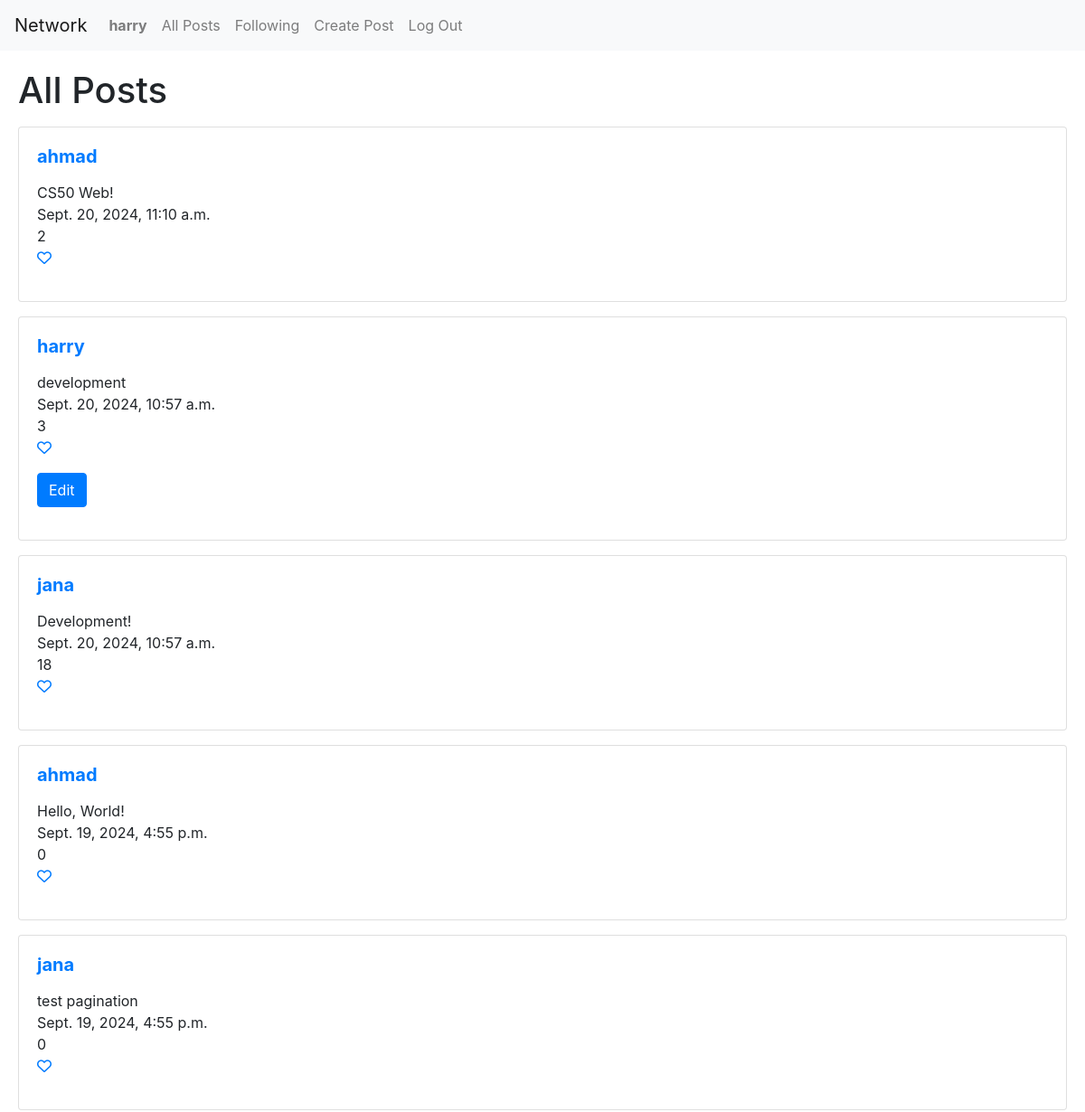
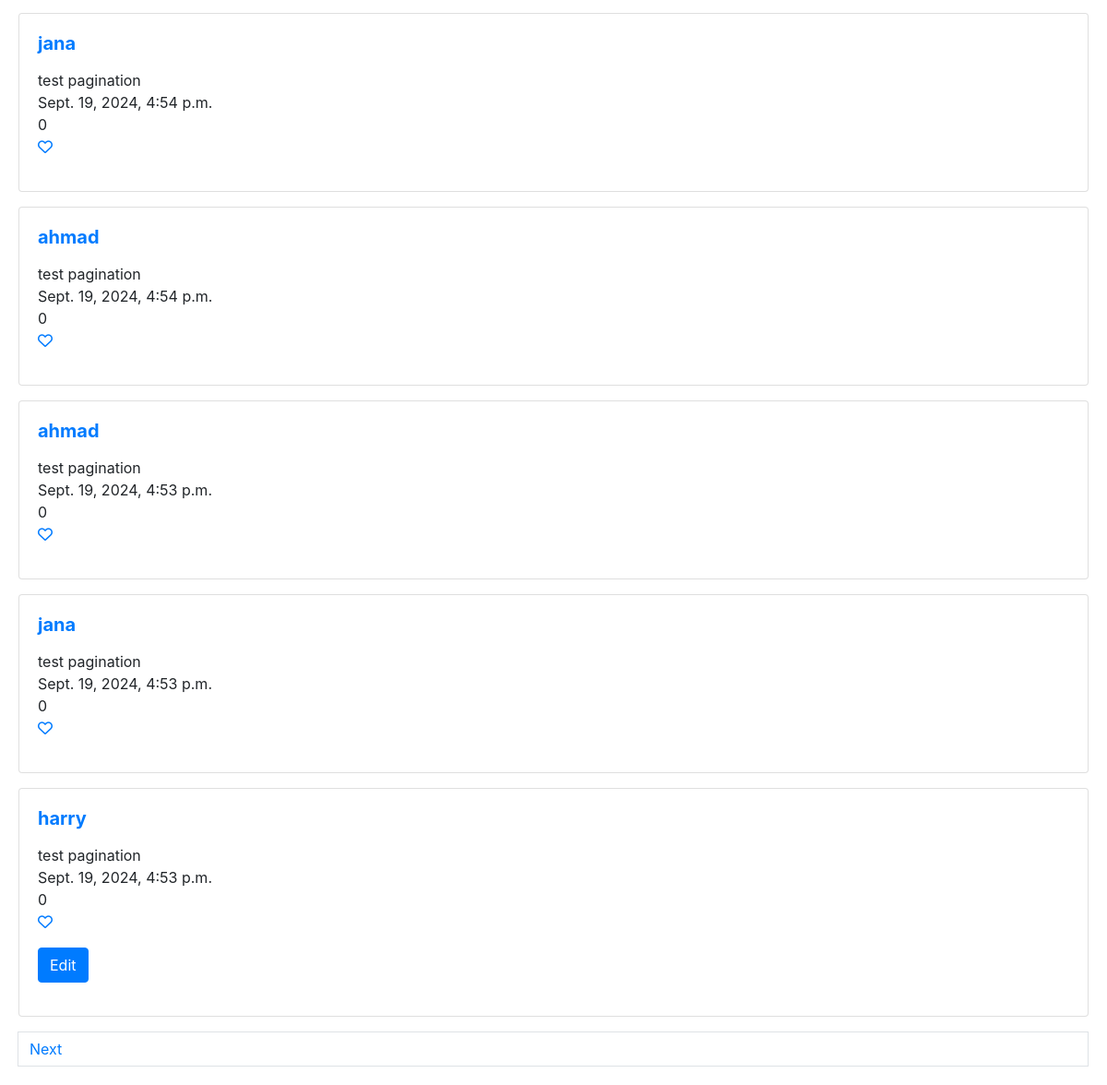
Screenshot of / (signed in) with the database file from the repository (2 pictures, top to bottom).
### network/models.py (models this page shows, shortened)
class User(AbstractUser):
    pass

class Post(models.Model):
    user = models.ForeignKey(User, on_delete=models.CASCADE, related_name="post")
    text = models.CharField(max_length=600)
    time = models.DateTimeField(auto_now=True)
    likes = models.IntegerField(default=0)

### network/views.py (the view)
# urls.py: path("", views.index, name="index"),
def index(request):
    posts = Post.objects.all().order_by("-time")
    p = Paginator(posts, 10)
    page = request.GET.get("page")
    posts = p.get_page(page)
    return render(request, "network/index.html", {
        "posts" : posts
    })

### network/templates/network/index.html (shortened to what this page needs)
{% extends "network/layout.html" %}
{% load static %}
{% block body %}
  {% if token == 1 %}
    <h1>Following</h1>
  {% else %}
    <h1>All Posts</h1>
  {% endif %}
    {% if posts %}
        {% for post in posts %}
        <p>
        <div class="card">
             <div class="card-body">
              <h5 class="card-title"><a href="{% url 'profile' post.user.username %}"><strong>{{ post.user.username }}</strong></a></h5>
              <p class="card-text">
                <div id="content" data-id="{{ post.id }}">{{ post.text }}</div>
                <div>{{ post.time }}</div>
                <div id="likes" data-id="{{ post.id }}">{{ post.likes }}</div>
                <p><a href="#" id="like" data-id="{{ post.id }}"><i class="fa-regular fa-heart"></i></a></p>
                {% if post.user.username|upper == request.user.username|upper %}
                  <p><button id="edit" class="btn btn-primary" data-id="{{ post.id }}">Edit</button></p>
                {% endif %}
            </p>
            </div>
          </div>
        </p>
        {% endfor %}
    {% endif %}
  {% if posts.has_next %}
  <a href="?page={{ posts.next_page_number }}" class="page-link">Next</a>
  {% endif %}
{% endblock %}

### network/templates/network/layout.html (shortened to what this page needs)
{% load static %}
<!DOCTYPE html>
<html lang="en">
    <head>
        <link rel="stylesheet" href="https://stackpath.bootstrapcdn.com/bootstrap/4.4.1/css/bootstrap.min.css">
        <link href="{% static 'network/styles.css' %}" rel="stylesheet">
        <link rel="stylesheet" href="https://cdnjs.cloudflare.com/ajax/libs/font-awesome/6.0.0-beta3/css/all.min.css">
    </head>
    <body>
        <nav class="navbar navbar-expand-lg navbar-light bg-light">
            <a class="navbar-brand" href="#">Network</a>
              <ul class="navbar-nav mr-auto">
                {% if user.is_authenticated %}
                    <li class="nav-item">
                        <a class="nav-link" href="{% url 'profile' request.user.username %}"><strong>{{ request.user.username }}</strong></a>
                    </li>
                {% endif %}
                <li class="nav-item">
                  <a class="nav-link" href="{% url 'index' %}">All Posts</a>
                </li>
                {% if user.is_authenticated %}
                    <li class="nav-item">
                        <a class="nav-link" href="{% url 'following' %}">Following</a>
                    </li>
                    <li class="nav-item">
                        <a class="nav-link" href="{% url 'new' %}">Create Post</a>
                    </li>
                    <li class="nav-item">
                        <a class="nav-link" href="{% url 'logout' %}">Log Out</a>
                    </li>
                {% endif %}
              </ul>
          </nav>
        <div class="body">
            {% block body %}
            {% endblock %}
        </div>
    </body>
</html>

### network/static/network/styles.css (style rules this page uses)
.body { margin: 20px; }

### rows the page displays
User: user.username "harry"
Post: user.username "ahmad", text "CS50 Web!", time "Sept. 20, 2024, 11:10 a.m.", likes "2"
Post: user.username "harry", text "development", time "Sept. 20, 2024, 10:57 a.m.", likes "3"
Post: user.username "jana", text "Development!", time "Sept. 20, 2024, 10:57 a.m.", likes "18"
Post: user.username "ahmad", text "Hello, World!", time "Sept. 19, 2024, 4:55 p.m.", likes "0"
Post: user.username "jana", text "test pagination", time "Sept. 19, 2024, 4:55 p.m.", likes "0"
Post: user.username "jana", text "test pagination", time "Sept. 19, 2024, 4:54 p.m.", likes "0"
Post: user.username "ahmad", text "test pagination", time "Sept. 19, 2024, 4:54 p.m.", likes "0"
Post: user.username "ahmad", text "test pagination", time "Sept. 19, 2024, 4:53 p.m.", likes "0"
Post: user.username "jana", text "test pagination", time "Sept. 19, 2024, 4:53 p.m.", likes "0"
Post: user.username "harry", text "test pagination", time "Sept. 19, 2024, 4:53 p.m.", likes "0"
